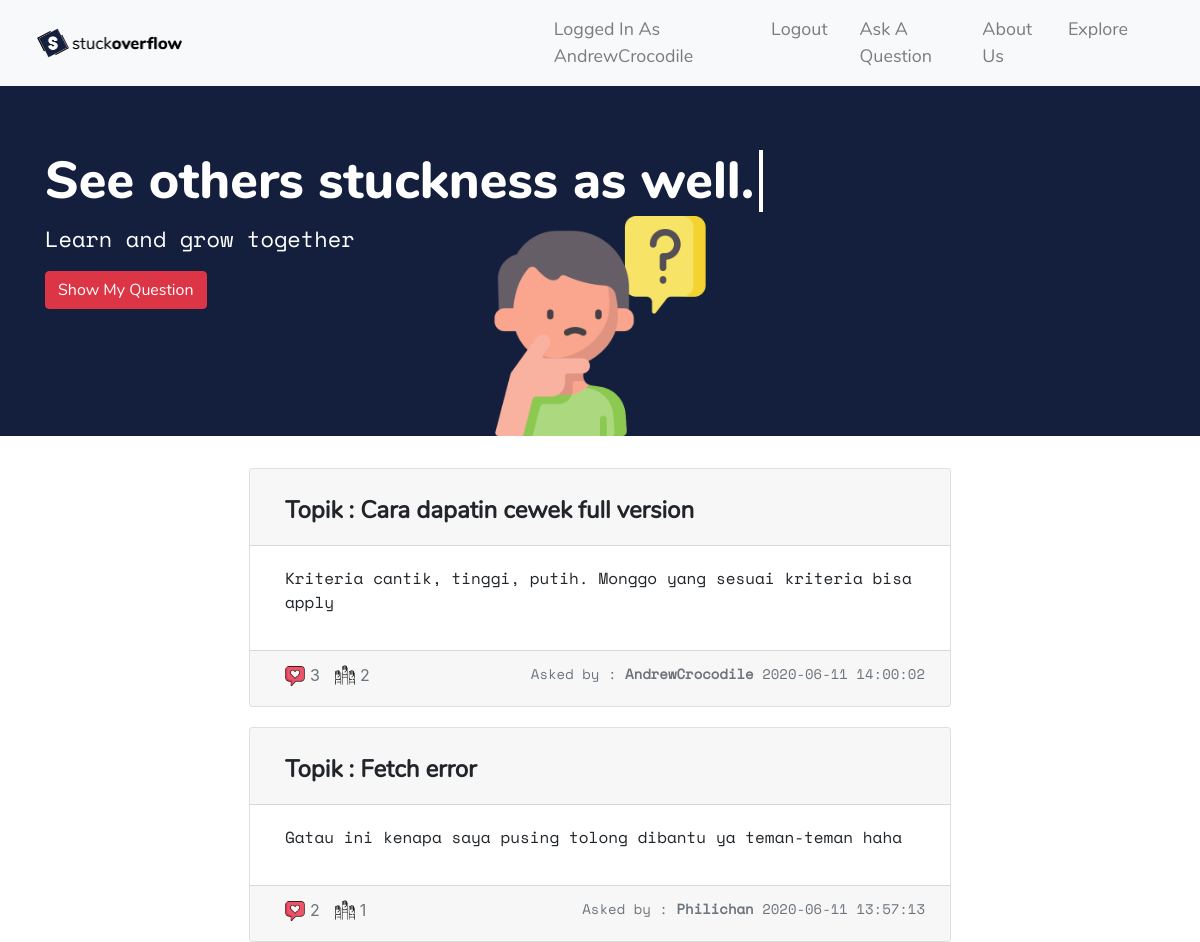
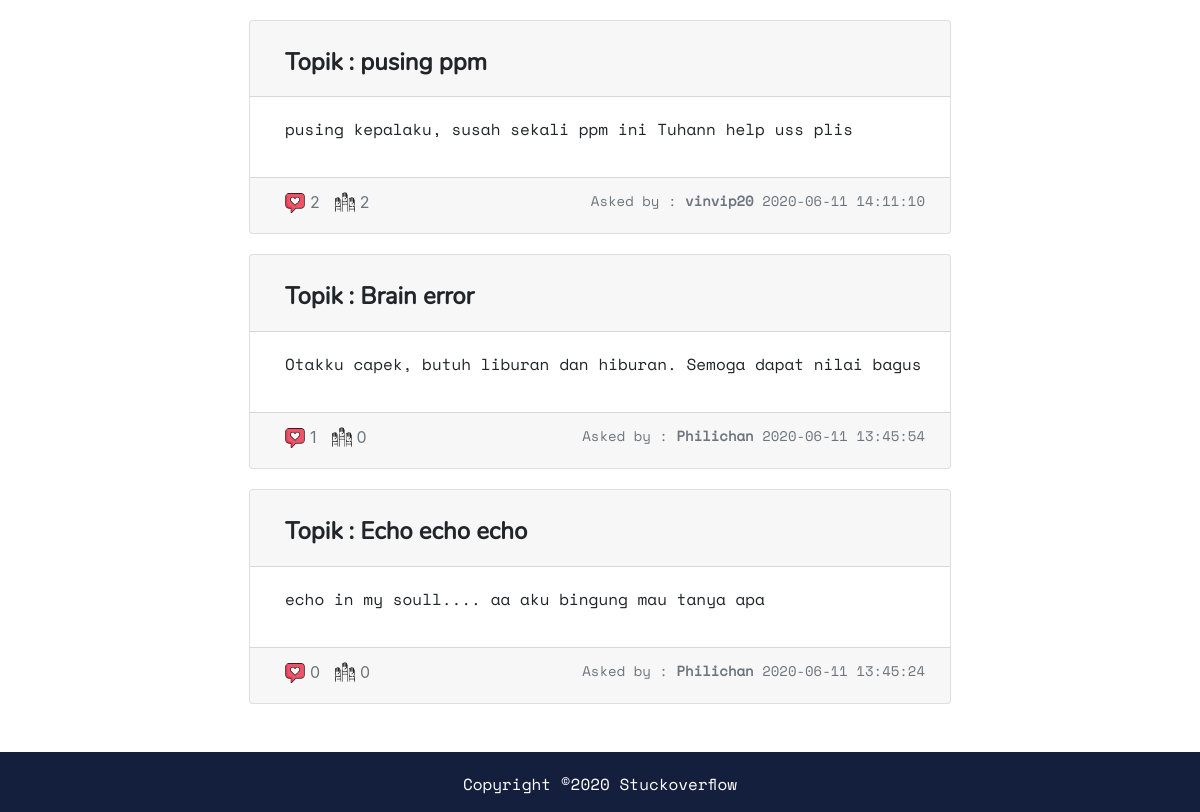
The page /home.php (signed in) on the database its author committed (2 pictures, top to bottom).
### tables this page shows
CREATE TABLE `questions` (
  `id` int(11) NOT NULL,
  `topik` text NOT NULL,
  `isi` text NOT NULL,
  `likes` int(11) NOT NULL,
  `waktu` timestamp NOT NULL DEFAULT current_timestamp() ON UPDATE current_timestamp(),
  `answerscount` int(11) NOT NULL,
  `id_users` int(11) NOT NULL,
  `valid` tinyint(1) NOT NULL
);

CREATE TABLE `users` (
  `id` int(11) NOT NULL,
  `email` varchar(255) NOT NULL,
  `password` varchar(255) NOT NULL,
  `displayname` varchar(255) NOT NULL
);

### home.php (the view, shortened to what this page needs)
<!DOCTYPE html>
<html lang="en">
<head>
  <link rel="stylesheet" href="https://stackpath.bootstrapcdn.com/bootstrap/4.4.1/css/bootstrap.min.css">
  <link rel="stylesheet" type="text/css" href="css/style.css">
</head>
<body>
  <?php
  include "navbar.php";
  ?>
  <div class=" jumbotron jumbotron-fluid" id="banner" style="background-color: #141f3d; background-image:url(img/home.png);">
    <div class="container">
      <h1 class="text3">See others stuckness as well.</h1>
      <p class="text2" style="text-align: left;">Learn and grow together</p>
      <?php
      if (isset($_SESSION["login"])) {
        echo '<button class="btn btn-danger" style="font-family:NunitoLight;" id="showQuestion">Show My Question</button>';
      }
      ?>
    </div>
  </div>
  <div class="container-fluid" id="questions" style="margin-bottom: 20px; min-height: 100%;">
    <?php
    require_once("connect.php");
    $q = mysqli_query($con, "SELECT * FROM questions ORDER BY likes DESC LIMIT 10");
    if (!empty($q)) {
      while ($row = mysqli_fetch_assoc($q)) {
        echo "<div class='card text-center' style='width:60%; margin: 0 auto; margin-top: 20px;'>";
        echo "<div class='card-header'><h5 id='judultopik' style='cursor:pointer;font-family: NunitoLight; text-align:left;
        margin-top:15px; margin-left:15px;' onclick='seeQuestion(\"" . $row['id'] . "\")'><b>" . "Topik : " . $row['topik'] . "</b></h5></div>";
        echo "<div class='card-body'>";
        $words = explode(" ", $row['isi']);
        echo "<p id='isitopik'>";
        for ($i = 0; $i < 10; $i++) {
          echo $words[$i] . " ";
        }
        echo "</p></div>";
        $q2 = mysqli_query($con, "SELECT displayname FROM users WHERE id = '" . $row['id_users'] . "'");
        $row2 = mysqli_fetch_assoc($q2);
        echo "<div class='card-footer text-muted'>";
        echo "<img id='like' src='img/like.png'>";
        echo "<span id='totallike'>" . $row['likes'] . "</span>";
        echo "<img id='answer' src='img/answers.png'>";
        echo "<span id='totalanswer'>" . $row['answerscount'] . "</span>";
        echo "<p id='akhirtopik'>
        Asked by : <b>" . $row2['displayname'] . "</b>&nbsp" . $row['waktu'] . "</div></div>";
      }
    }
    ?>
  </div>
  <?php include "footer.php"; ?>
</body>
</html>

### css/style.css (style rules this page uses)
html, body { margin: 0; padding: 0; min-height: 100vh; height: 100%; }
.text2 { text-align: center; font-family: fontCode; font-size: 16px; color: white; }
.text3 { color: white; font-size: 60px; margin-bottom: 10px; overflow: hidden; white-space: nowrap; animation: type 3s steps(23); border-right: 4px solid white; width: 23ch; font-family: NunitoBold; font-size: 34px; }
#banner { height: 200px; background-repeat: no-repeat; background-position: right bottom; background-size: 120px 120px; }
#judultopik { font-size: 20px; }
#isitopik { font-size: 14px; font-family: fontCode; text-align: left; margin-left: 15px; }
#akhirtopik { text-align: right; font-family: fontCode; font-size: 10px; margin-right: 5px; margin-bottom: 10px; }
#like { width: 15px; height: 15px; float: left; margin-top: 3px; margin-left: 15px; }
#totallike { float: left; font-size: 12px; padding-left: 2px; }
#answer { width: 15px; height: 15px; float: left; margin-top: 2px; margin-left: 15px; }
#totalanswer { float: left; font-size: 12px; padding-left: 2px; }
@media (min-width: 992px) { .text2 { font-size: 22px; } }
@media (min-width: 992px) { .text3 { font-size: 52px; } }
@media (min-width: 992px) { #banner { height: 350px; background-position: bottom; background-size: 220px 220px; } }
@media (min-width: 992px) { #judultopik { font-size: 24px; } }
@media (min-width: 992px) { #isitopik { font-size: 16px; } }
@media (min-width: 992px) { #akhirtopik { font-size: 14px; } }
@media (min-width: 992px) { #like { width: 20px; height: 20px; } }
@media (min-width: 992px) { #totallike { font-size: 16px; padding-left: 5px; } }
@media (min-width: 992px) { #answer { width: 20px; height: 20px; } }
@media (min-width: 992px) { #totalanswer { font-size: 16px; padding-left: 5px; } }

### rows shown on the page
questions: topik "Cara dapatin cewek full version", isi "Kriteria", isi "cantik,", isi "tinggi,", isi "putih.", isi "Monggo", isi "yang", isi "sesuai", isi "kriteria", isi "bisa", isi "apply", likes "3", answerscount "2", id_users.displayname "AndrewCrocodile", waktu "2020-06-11 14:00:02"
questions: topik "Fetch error", isi "Gatau", isi "ini", isi "kenapa", isi "saya", isi "pusing", isi "tolong", isi "dibantu", isi "ya", isi "teman-teman", isi "haha", likes "2", answerscount "1", id_users.displayname "Philichan", waktu "2020-06-11 13:57:13"
questions: topik "pusing ppm", isi "pusing", isi "kepalaku,", isi "susah", isi "sekali", isi "ppm", isi "ini", isi "Tuhann", isi "help", isi "uss", isi "plis", likes "2", answerscount "2", id_users.displayname "vinvip20", waktu "2020-06-11 14:11:10"
questions: topik "Brain error", isi "Otakku", isi "capek,", isi "butuh", isi "liburan", isi "dan", isi "hiburan.", isi "Semoga", isi "dapat", isi "nilai", isi "bagus", likes "1", answerscount "0", id_users.displayname "Philichan", waktu "2020-06-11 13:45:54"
questions: topik "Echo echo echo", isi "echo", isi "in", isi "my", isi "soull....", isi "aa", isi "aku", isi "bingung", isi "mau", isi "tanya", isi "apa", likes "0", answerscount "0", id_users.displayname "Philichan", waktu "2020-06-11 13:45:24"

### other values the page prints
$_SESSION["dispname"] "AndrewCrocodile"
